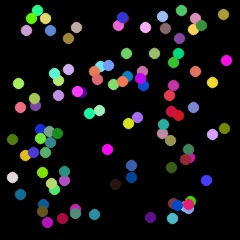
#> input picture images_/img3.jpg, 240 x 240 px, found by its file name
$ python calchist_exam.py
#> lines starting #> are read from the running program, lines starting #| are printed output that depends on the picture
import cv2
import numpy as np
from matplotlib import pyplot as plt

img1 = cv2.imread("images/img3.jpg", cv2.IMREAD_GRAYSCALE)
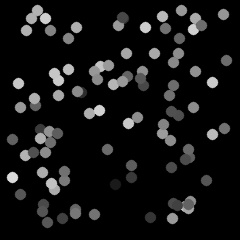
#> img1: shape (240, 240); min 0, max 223, mean 20.7

ch1 = [0]; ch2 = [0]; ch3 = [0]
ranges1 = [0, 256]; ranges2 = [0, 128]; ranges3 = [128, 256]
histSize1 = [256]; histSize2 = [128]; histSize3 = [128]

hist1 = cv2.calcHist([img1], ch1, None, histSize1, ranges1)
#> hist1 = 256 values, max 40859 at index 0, min 0 at index 224, mean 225
hist2 = cv2.calcHist([img1], ch2, None, histSize2, ranges2)
#> hist2 = 128 values, max 40859 at index 0, min 8 at index 47, mean 413.7
hist3 = cv2.calcHist([img1], ch3, None, histSize3, ranges3)
#> hist3 = 128 values, max 125 at index 13, min 0 at index 96, mean 36.26

bin_x1 = np.arange(256)
bin_x2 = np.arange(128)
bin_x3 = np.arange(128) + 128

plt.title("histogram")
plt.xlabel("Bin")
plt.ylabel("Frequency")
plt.plot(bin_x1, hist1, color='b')
plt.bar(bin_x2, hist2[:,0], width=6,color='r')
plt.bar(bin_x3, hist3[:,0], width=6, color='g')
plt.grid(True, lw = 1, ls = '--', c= '.75')
plt.xlim([0,255])

plt.show()
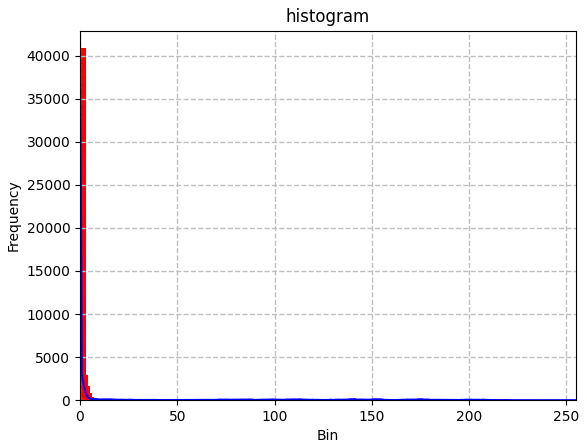
#> figure drawn by matplotlib, 1 panel; tallest bar 40859 high, from x = -3 to 3; tallest bar 125 high, from x = 138 to 144; curve peaks at x = 0, y = 40859

$ run again, with images_/img1.jpg copied over images_/img3.jpg
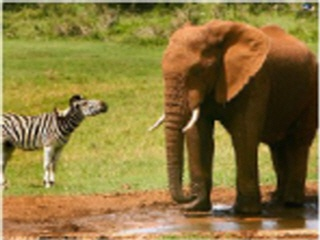
#> input picture images_/img1.jpg, 320 x 240 px, found by its file name
#> `img1 = cv2.imread("images/img3.jpg", cv2.IMREAD_GRAYSCALE)`:
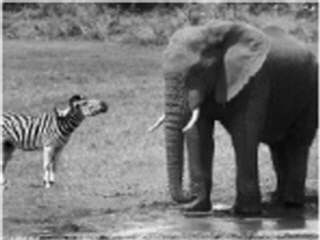
#> img1: shape (240, 320); min 1, max 250, mean 117.8
#> hist1 = 256 values, max 874 at index 151, min 0 at index 0, mean 300
#> hist2 = 128 values, max 556 at index 127, min 0 at index 0, mean 267.2
#> hist3 = 128 values, max 874 at index 23, min 0 at index 123, mean 332.8
#> `plt.show()`:
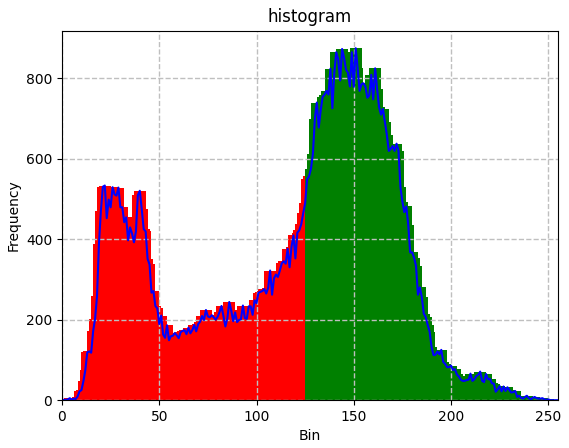
#> figure drawn by matplotlib, 1 panel; tallest bar 556 high, from x = 124 to 130; tallest bar 874 high, from x = 148 to 154; curve peaks at x = 151, y = 874

$ run again, with images_/img10.jpg copied over images_/img3.jpg
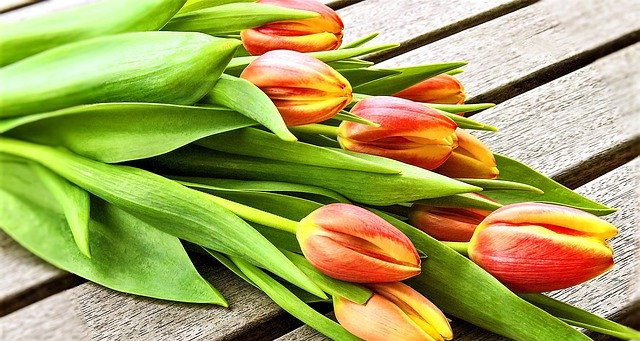
#> input picture images_/img10.jpg, 640 x 341 px, found by its file name
#> `img1 = cv2.imread("images/img3.jpg", cv2.IMREAD_GRAYSCALE)`:
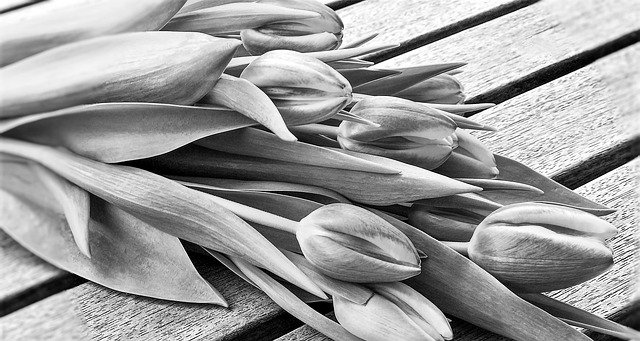
#> img1: shape (341, 640); min 0, max 255, mean 154.5
#> hist1 = 256 values, max 2920 at index 255, min 268 at index 5, mean 852.5
#> hist2 = 128 values, max 1188 at index 0, min 268 at index 5, mean 615.6
#> hist3 = 128 values, max 2920 at index 127, min 680 at index 21, mean 1089.4
#> `plt.show()`:
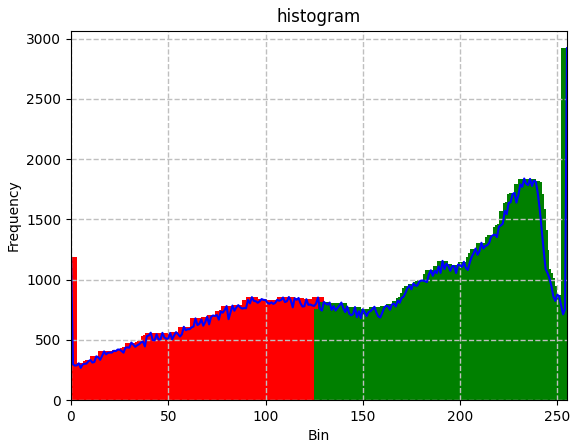
#> figure drawn by matplotlib, 1 panel; tallest bar 1188 high, from x = -3 to 3; tallest bar 2920 high, from x = 252 to 258; curve peaks at x = 255, y = 2920

$ run again, with images_/img11.jpg copied over images_/img3.jpg
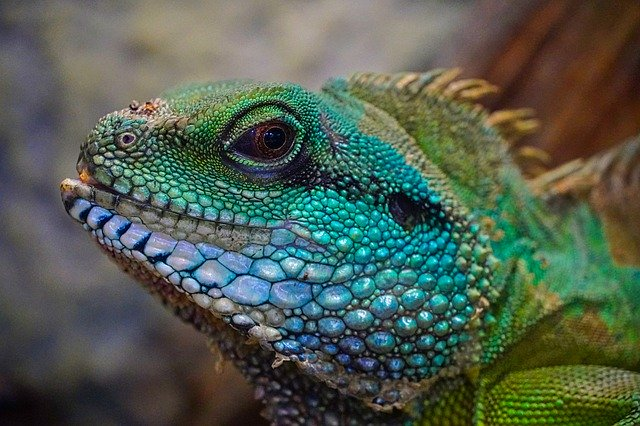
#> input picture images_/img11.jpg, 640 x 426 px, found by its file name
#> `img1 = cv2.imread("images/img3.jpg", cv2.IMREAD_GRAYSCALE)`:
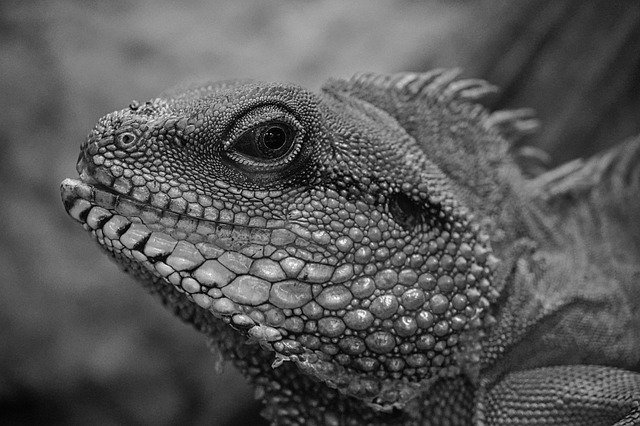
#> img1: shape (426, 640); min 0, max 255, mean 88.1
#> hist1 = 256 values, max 2563 at index 59, min 1 at index 252, mean 1065
#> hist2 = 128 values, max 2563 at index 59, min 122 at index 1, mean 1695.3
#> hist3 = 128 values, max 1703 at index 17, min 1 at index 124, mean 434.7
#> `plt.show()`:
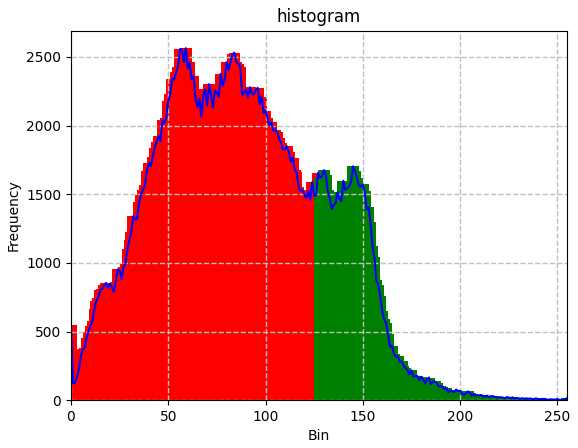
#> figure drawn by matplotlib, 1 panel; tallest bar 2563 high, from x = 56 to 62; tallest bar 1703 high, from x = 142 to 148; curve peaks at x = 59, y = 2563
